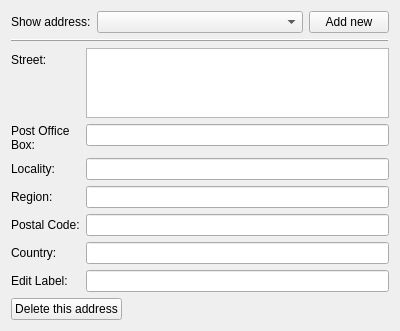
<?xml version="1.0" encoding="UTF-8"?>
<ui version="4.0">
 <class>EditorLocation</class>
 <widget class="QWidget" name="EditorLocation">
  <property name="geometry">
   <rect>
    <x>0</x>
    <y>0</y>
    <width>400</width>
    <height>300</height>
   </rect>
  </property>
  <property name="windowTitle">
   <string>Form</string>
  </property>
  <layout class="QVBoxLayout" name="verticalLayout">
   <item>
    <layout class="QHBoxLayout" name="horizontalLayout">
     <item>
      <widget class="QLabel" name="addressTypeLabel">
       <property name="sizePolicy">
        <sizepolicy hsizetype="Maximum" vsizetype="Preferred">
         <horstretch>0</horstretch>
         <verstretch>0</verstretch>
        </sizepolicy>
       </property>
       <property name="text">
        <string>Show address:</string>
       </property>
      </widget>
     </item>
     <item>
      <widget class="QComboBox" name="addressSelectionCombo">
       <property name="sizePolicy">
        <sizepolicy hsizetype="Minimum" vsizetype="Fixed">
         <horstretch>0</horstretch>
         <verstretch>0</verstretch>
        </sizepolicy>
       </property>
      </widget>
     </item>
     <item>
      <widget class="QPushButton" name="addAddressButton">
       <property name="sizePolicy">
        <sizepolicy hsizetype="Maximum" vsizetype="Fixed">
         <horstretch>0</horstretch>
         <verstretch>0</verstretch>
        </sizepolicy>
       </property>
       <property name="text">
        <string>Add new</string>
       </property>
      </widget>
     </item>
    </layout>
   </item>
   <item>
    <widget class="QFrame" name="frame">
     <property name="frameShape">
      <enum>QFrame::HLine</enum>
     </property>
     <property name="frameShadow">
      <enum>QFrame::Raised</enum>
     </property>
    </widget>
   </item>
   <item>
    <layout class="QFormLayout" name="formLayout">
     <property name="fieldGrowthPolicy">
      <enum>QFormLayout::ExpandingFieldsGrow</enum>
     </property>
     <property name="labelAlignment">
      <set>Qt::AlignLeading|Qt::AlignLeft|Qt::AlignVCenter</set>
     </property>
     <item row="0" column="0">
      <widget class="QLabel" name="streetLabel">
       <property name="text">
        <string>Street:</string>
       </property>
      </widget>
     </item>
     <item row="0" column="1">
      <widget class="QTextEdit" name="streetLineEdit"/>
     </item>
     <item row="1" column="0">
      <widget class="QLabel" name="postOfficeBoxLabel">
       <property name="text">
        <string>Post Office
Box:</string>
       </property>
      </widget>
     </item>
     <item row="1" column="1">
      <widget class="QLineEdit" name="postOfficeBoxLineEdit"/>
     </item>
     <item row="2" column="0">
      <widget class="QLabel" name="localityLabel">
       <property name="text">
        <string>Locality:</string>
       </property>
      </widget>
     </item>
     <item row="2" column="1">
      <widget class="QLineEdit" name="localityLineEdit"/>
     </item>
     <item row="3" column="0">
      <widget class="QLabel" name="regionLabel">
       <property name="text">
        <string>Region:</string>
       </property>
      </widget>
     </item>
     <item row="3" column="1">
      <widget class="QLineEdit" name="regionLineEdit"/>
     </item>
     <item row="4" column="0">
      <widget class="QLabel" name="postalCodeLabel">
       <property name="text">
        <string>Postal Code:</string>
       </property>
      </widget>
     </item>
     <item row="4" column="1">
      <widget class="QLineEdit" name="postalCodeLineEdit"/>
     </item>
     <item row="5" column="0">
      <widget class="QLabel" name="countryLabel">
       <property name="text">
        <string>Country:</string>
       </property>
      </widget>
     </item>
     <item row="5" column="1">
      <widget class="QLineEdit" name="countryLineEdit"/>
     </item>
     <item row="6" column="0">
      <widget class="QLabel" name="editLabelLabel">
       <property name="text">
        <string>Edit Label:</string>
       </property>
      </widget>
     </item>
     <item row="6" column="1">
      <widget class="QLineEdit" name="editLabelLineEdit"/>
     </item>
    </layout>
   </item>
   <item>
    <layout class="QHBoxLayout" name="horizontalLayout_2">
     <item>
      <widget class="QPushButton" name="deleteAddressButton">
       <property name="text">
        <string>Delete this address</string>
       </property>
      </widget>
     </item>
     <item>
      <spacer name="horizontalSpacer">
       <property name="orientation">
        <enum>Qt::Horizontal</enum>
       </property>
       <property name="sizeHint" stdset="0">
        <size>
         <width>40</width>
         <height>20</height>
        </size>
       </property>
      </spacer>
     </item>
    </layout>
   </item>
  </layout>
 </widget>
 <resources/>
 <connections/>
</ui>
